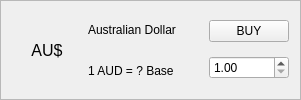
                 <widget class="QFrame" name="card_aud">
                  <property name="minimumSize">
                   <size>
                    <width>0</width>
                    <height>100</height>
                   </size>
                  </property>
                  <property name="maximumSize">
                   <size>
                    <width>16777215</width>
                    <height>120</height>
                   </size>
                  </property>
                  <property name="autoFillBackground">
                   <bool>false</bool>
                  </property>
                  <property name="frameShape">
                   <enum>QFrame::StyledPanel</enum>
                  </property>
                  <property name="frameShadow">
                   <enum>QFrame::Raised</enum>
                  </property>
                  <layout class="QHBoxLayout" name="horizontalLayout_19">
                   <item>
                    <widget class="QLabel" name="lbl_icon_aud">
                     <property name="minimumSize">
                      <size>
                       <width>70</width>
                       <height>70</height>
                      </size>
                     </property>
                     <property name="font">
                      <font>
                       <pointsize>12</pointsize>
                      </font>
                     </property>
                     <property name="text">
                      <string>AU$</string>
                     </property>
                     <property name="alignment">
                      <set>Qt::AlignCenter</set>
                     </property>
                    </widget>
                   </item>
                   <item>
                    <layout class="QVBoxLayout" name="verticalLayout_41">
                     <item>
                      <widget class="QLabel" name="lbl_name_aud">
                       <property name="minimumSize">
                        <size>
                         <width>0</width>
                         <height>0</height>
                        </size>
                       </property>
                       <property name="text">
                        <string>Australian Dollar</string>
                       </property>
                      </widget>
                     </item>
                     <item>
                      <widget class="QLabel" name="lbl_rate_aud">
                       <property name="minimumSize">
                        <size>
                         <width>0</width>
                         <height>0</height>
                        </size>
                       </property>
                       <property name="text">
                        <string>1 AUD = ? Base</string>
                       </property>
                      </widget>
                     </item>
                    </layout>
                   </item>
                   <item>
                    <spacer name="horizontalSpacer_19">
                     <property name="orientation">
                      <enum>Qt::Horizontal</enum>
                     </property>
                     <property name="sizeType">
                      <enum>QSizePolicy::Expanding</enum>
                     </property>
                     <property name="sizeHint" stdset="0">
                      <size>
                       <width>27</width>
                       <height>20</height>
                      </size>
                     </property>
                    </spacer>
                   </item>
                   <item>
                    <layout class="QVBoxLayout" name="verticalLayout_42">
                     <item>
                      <widget class="QPushButton" name="buy_aud_button">
                       <property name="text">
                        <string>BUY</string>
                       </property>
                      </widget>
                     </item>
                     <item>
                      <widget class="QDoubleSpinBox" name="dsb_amount_aud">
                       <property name="minimum">
                        <double>1.000000000000000</double>
                       </property>
                      </widget>
                     </item>
                    </layout>
                   </item>
                  </layout>
                 </widget>
